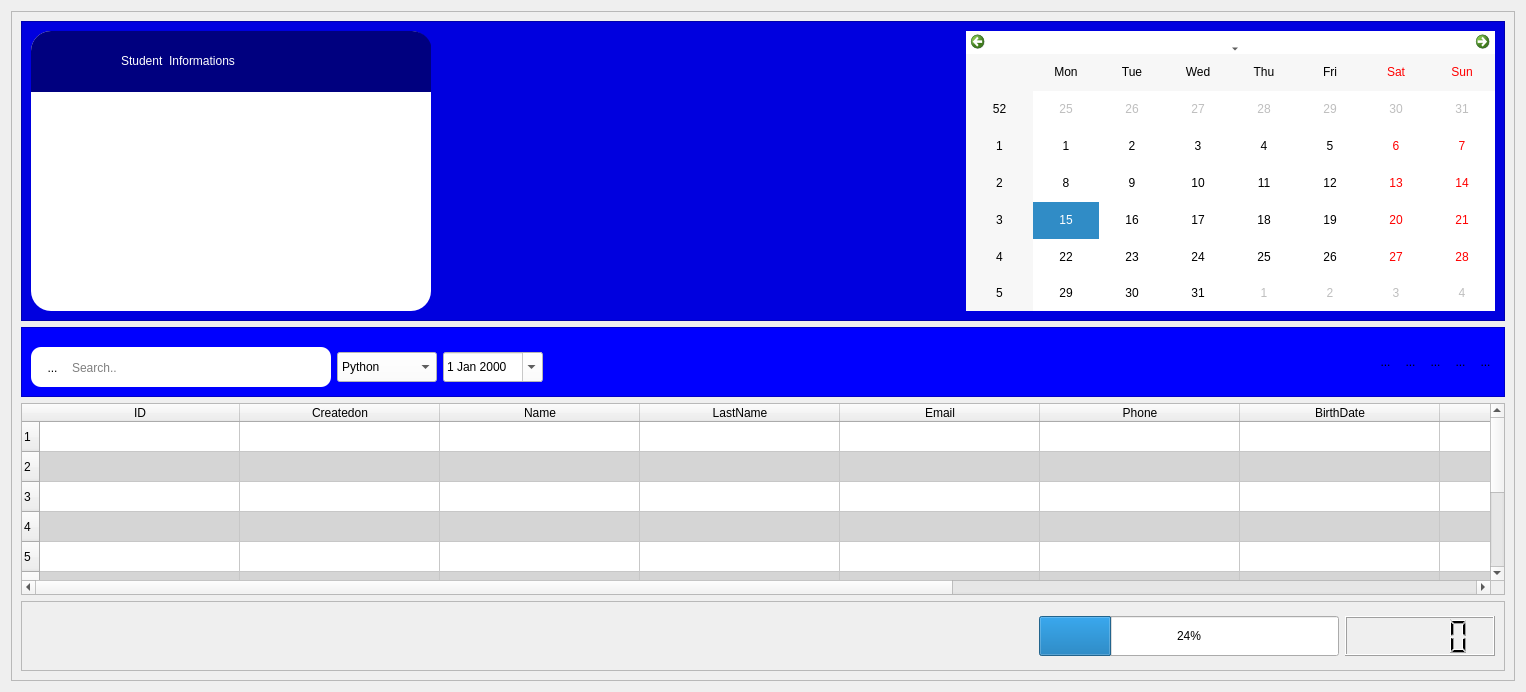
      <widget class="QWidget" name="page_2">
       <layout class="QGridLayout" name="gridLayout_5">
        <item row="1" column="0">
         <widget class="QFrame" name="frame">
          <property name="frameShape">
           <enum>QFrame::StyledPanel</enum>
          </property>
          <property name="frameShadow">
           <enum>QFrame::Raised</enum>
          </property>
          <layout class="QGridLayout" name="gridLayout_6">
           <item row="3" column="0">
            <widget class="QFrame" name="frame_5">
             <property name="minimumSize">
              <size>
               <width>80</width>
               <height>70</height>
              </size>
             </property>
             <property name="styleSheet">
              <string notr="true">background-color: rgb(0, 0, 255);</string>
             </property>
             <property name="frameShape">
              <enum>QFrame::StyledPanel</enum>
             </property>
             <property name="frameShadow">
              <enum>QFrame::Raised</enum>
             </property>
             <layout class="QGridLayout" name="gridLayout_7">
              <item row="0" column="1">
               <widget class="QComboBox" name="SearchTraining">
                <property name="minimumSize">
                 <size>
                  <width>100</width>
                  <height>30</height>
                 </size>
                </property>
                <property name="maximumSize">
                 <size>
                  <width>200</width>
                  <height>20</height>
                 </size>
                </property>
                <property name="styleSheet">
                 <string notr="true">background-color: rgb(255, 255, 255);</string>
                </property>
                <item>
                 <property name="text">
                  <string>Python</string>
                 </property>
                </item>
                <item>
                 <property name="text">
                  <string>Trading</string>
                 </property>
                </item>
                <item>
                 <property name="text">
                  <string>Arabic</string>
                 </property>
                </item>
                <item>
                 <property name="text">
                  <string>English</string>
                 </property>
                </item>
                <item>
                 <property name="text">
                  <string>Turkish</string>
                 </property>
                </item>
               </widget>
              </item>
              <item row="0" column="6">
               <widget class="QToolButton" name="toolButton_3">
                <property name="styleSheet">
                 <string notr="true">border:none;
border-radius:2px;</string>
                </property>
                <property name="text">
                 <string>...</string>
                </property>
                <property name="icon">
                 <iconset>
                  <normaloff>icons/icons8-compress-90.png</normaloff>icons/icons8-compress-90.png</iconset>
                </property>
               </widget>
              </item>
              <item row="0" column="4">
               <widget class="QToolButton" name="B_Ref">
                <property name="styleSheet">
                 <string notr="true">border:none;
border-radius:2px;</string>
                </property>
                <property name="text">
                 <string>...</string>
                </property>
                <property name="icon">
                 <iconset>
                  <normaloff>icons/icons8-rotate-90.png</normaloff>icons/icons8-rotate-90.png</iconset>
                </property>
               </widget>
              </item>
              <item row="0" column="0">
               <widget class="QFrame" name="frame_9">
                <property name="minimumSize">
                 <size>
                  <width>300</width>
                  <height>40</height>
                 </size>
                </property>
                <property name="maximumSize">
                 <size>
                  <width>350</width>
                  <height>30</height>
                 </size>
                </property>
                <property name="styleSheet">
                 <string notr="true">background-color: rgb(255, 255, 255);
border-radius:10px</string>
                </property>
                <property name="frameShape">
                 <enum>QFrame::StyledPanel</enum>
                </property>
                <property name="frameShadow">
                 <enum>QFrame::Raised</enum>
                </property>
                <widget class="QLineEdit" name="Ledit_search">
                 <property name="geometry">
                  <rect>
                   <x>39</x>
                   <y>11</y>
                   <width>250</width>
                   <height>20</height>
                  </rect>
                 </property>
                 <property name="minimumSize">
                  <size>
                   <width>250</width>
                   <height>20</height>
                  </size>
                 </property>
                 <property name="maximumSize">
                  <size>
                   <width>300</width>
                   <height>20</height>
                  </size>
                 </property>
                 <property name="styleSheet">
                  <string notr="true">border:none;</string>
                 </property>
                 <property name="placeholderText">
                  <string>Search..</string>
                 </property>
                 <property name="clearButtonEnabled">
                  <bool>true</bool>
                 </property>
                </widget>
                <widget class="QToolButton" name="B_search">
                 <property name="geometry">
                  <rect>
                   <x>11</x>
                   <y>11</y>
                   <width>21</width>
                   <height>20</height>
                  </rect>
                 </property>
                 <property name="minimumSize">
                  <size>
                   <width>20</width>
                   <height>20</height>
                  </size>
                 </property>
                 <property name="styleSheet">
                  <string notr="true">border:none;</string>
                 </property>
                 <property name="text">
                  <string>...</string>
                 </property>
                 <property name="icon">
                  <iconset>
                   <normaloff>icons/searchGray.png</normaloff>icons/searchGray.png</iconset>
                 </property>
                </widget>
               </widget>
              </item>
              <item row="0" column="5">
               <widget class="QToolButton" name="B_Del">
                <property name="styleSheet">
                 <string notr="true">border:none;
border-radius:2px;</string>
                </property>
                <property name="text">
                 <string>...</string>
                </property>
                <property name="icon">
                 <iconset>
                  <normaloff>icons/icons8-remove-30.png</normaloff>icons/icons8-remove-30.png</iconset>
                </property>
               </widget>
              </item>
              <item row="0" column="7">
               <widget class="QToolButton" name="toolButton_2">
                <property name="styleSheet">
                 <string notr="true">border:none;
border-radius:2px;</string>
                </property>
                <property name="text">
                 <string>...</string>
                </property>
                <property name="icon">
                 <iconset>
                  <normaloff>icons/icons8-enlarge-90.png</normaloff>icons/icons8-enlarge-90.png</iconset>
                </property>
               </widget>
              </item>
              <item row="0" column="3">
               <spacer name="horizontalSpacer">
                <property name="orientation">
                 <enum>Qt::Horizontal</enum>
                </property>
                <property name="sizeHint" stdset="0">
                 <size>
                  <width>613</width>
                  <height>20</height>
                 </size>
                </property>
               </spacer>
              </item>
              <item row="0" column="8">
               <widget class="QToolButton" name="GoTo">
                <property name="styleSheet">
                 <string notr="true">border:none;
border-radius:2px;</string>
                </property>
                <property name="text">
                 <string>...</string>
                </property>
                <property name="icon">
                 <iconset>
                  <normaloff>icons/add.png</normaloff>icons/add.png</iconset>
                </property>
               </widget>
              </item>
              <item row="0" column="2">
               <widget class="QDateEdit" name="SearchDate">
                <property name="minimumSize">
                 <size>
                  <width>100</width>
                  <height>30</height>
                 </size>
                </property>
                <property name="maximumSize">
                 <size>
                  <width>200</width>
                  <height>20</height>
                 </size>
                </property>
                <property name="styleSheet">
                 <string notr="true">background-color: rgb(255, 255, 255);</string>
                </property>
                <property name="buttonSymbols">
                 <enum>QAbstractSpinBox::UpDownArrows</enum>
                </property>
                <property name="calendarPopup">
                 <bool>true</bool>
                </property>
               </widget>
              </item>
             </layout>
            </widget>
           </item>
           <item row="2" column="0">
            <widget class="QFrame" name="frame_7">
             <property name="minimumSize">
              <size>
               <width>80</width>
               <height>300</height>
              </size>
             </property>
             <property name="styleSheet">
              <string notr="true">background-color: rgb(0, 0, 223);</string>
             </property>
             <property name="frameShape">
              <enum>QFrame::StyledPanel</enum>
             </property>
             <property name="frameShadow">
              <enum>QFrame::Raised</enum>
             </property>
             <layout class="QGridLayout" name="gridLayout_10">
              <item row="0" column="0">
               <widget class="QFrame" name="frame_6">
                <property name="minimumSize">
                 <size>
                  <width>400</width>
                  <height>261</height>
                 </size>
                </property>
                <property name="styleSheet">
                 <string notr="true">background-color: rgb(255, 255, 255);
border-radius:20px;
</string>
                </property>
                <property name="frameShape">
                 <enum>QFrame::StyledPanel</enum>
                </property>
                <property name="frameShadow">
                 <enum>QFrame::Raised</enum>
                </property>
                <widget class="QFrame" name="frame_8">
                 <property name="geometry">
                  <rect>
                   <x>0</x>
                   <y>0</y>
                   <width>401</width>
                   <height>61</height>
                  </rect>
                 </property>
                 <property name="styleSheet">
                  <string notr="true">border-Bottom-left-radius:0px;
border-Bottom-right-radius:0px;
background-color: rgb(0, 0, 127);</string>
                 </property>
                 <property name="frameShape">
                  <enum>QFrame::StyledPanel</enum>
                 </property>
                 <property name="frameShadow">
                  <enum>QFrame::Raised</enum>
                 </property>
                 <widget class="QLabel" name="label_8">
                  <property name="geometry">
                   <rect>
                    <x>90</x>
                    <y>20</y>
                    <width>201</width>
                    <height>20</height>
                   </rect>
                  </property>
                  <property name="styleSheet">
                   <string notr="true">color: rgb(255, 255, 255);
font: 8pt &quot;Ravie&quot;;</string>
                  </property>
                  <property name="text">
                   <string>Student  Informations</string>
                  </property>
                 </widget>
                </widget>
                <widget class="QLabel" name="label_7">
                 <property name="geometry">
                  <rect>
                   <x>10</x>
                   <y>100</y>
                   <width>121</width>
                   <height>121</height>
                  </rect>
                 </property>
                 <property name="text">
                  <string/>
                 </property>
                 <property name="pixmap">
                  <pixmap>icons/computer-icons-user-iconfinder-symbol-account-profile-icon-f7cdcb49bc8606162db8bc7290ec2cf6.png</pixmap>
                 </property>
                 <property name="scaledContents">
                  <bool>true</bool>
                 </property>
                </widget>
                <widget class="QPushButton" name="pushButton_6">
                 <property name="geometry">
                  <rect>
                   <x>10</x>
                   <y>100</y>
                   <width>121</width>
                   <height>121</height>
                  </rect>
                 </property>
                 <property name="styleSheet">
                  <string notr="true">background-color: rgb(0, 0, 0,0);</string>
                 </property>
                 <property name="text">
                  <string/>
                 </property>
                </widget>
               </widget>
              </item>
              <item row="0" column="1">
               <spacer name="horizontalSpacer_4">
                <property name="orientation">
                 <enum>Qt::Horizontal</enum>
                </property>
                <property name="sizeHint" stdset="0">
                 <size>
                  <width>273</width>
                  <height>20</height>
                 </size>
                </property>
               </spacer>
              </item>
              <item row="0" column="2">
               <widget class="QCalendarWidget" name="calendarWidget">
                <property name="styleSheet">
                 <string notr="true">background-color: rgb(255, 255, 255);</string>
                </property>
               </widget>
              </item>
             </layout>
            </widget>
           </item>
           <item row="4" column="0">
            <widget class="QTableWidget" name="tableWidget">
             <property name="styleSheet">
              <string notr="true">selection-background-color: rgb(161, 161, 161);
alternate-background-color: rgb(213, 213, 213);
selection-color: rgb(7, 2, 126);</string>
             </property>
             <property name="alternatingRowColors">
              <bool>true</bool>
             </property>
             <property name="rowCount">
              <number>10</number>
             </property>
             <attribute name="horizontalHeaderDefaultSectionSize">
              <number>200</number>
             </attribute>
             <row/>
             <row/>
             <row/>
             <row/>
             <row/>
             <row/>
             <row/>
             <row/>
             <row/>
             <row/>
             <column>
              <property name="text">
               <string>ID</string>
              </property>
             </column>
             <column>
              <property name="text">
               <string>Createdon</string>
              </property>
             </column>
             <column>
              <property name="text">
               <string>Name</string>
              </property>
             </column>
             <column>
              <property name="text">
               <string>LastName</string>
              </property>
             </column>
             <column>
              <property name="text">
               <string>Email</string>
              </property>
             </column>
             <column>
              <property name="text">
               <string>Phone</string>
              </property>
             </column>
             <column>
              <property name="text">
               <string>BirthDate</string>
              </property>
             </column>
             <column>
              <property name="text">
               <string>BirthPlace</string>
              </property>
             </column>
             <column>
              <property name="text">
               <string>Training</string>
              </property>
             </column>
             <column>
              <property name="text">
               <string>Groupe</string>
              </property>
             </column>
             <column>
              <property name="text">
               <string>Note</string>
              </property>
             </column>
            </widget>
           </item>
           <item row="5" column="0">
            <widget class="QFrame" name="frame_10">
             <property name="minimumSize">
              <size>
               <width>0</width>
               <height>70</height>
              </size>
             </property>
             <property name="frameShape">
              <enum>QFrame::StyledPanel</enum>
             </property>
             <property name="frameShadow">
              <enum>QFrame::Raised</enum>
             </property>
             <layout class="QGridLayout" name="gridLayout_9">
              <item row="0" column="2">
               <widget class="QLCDNumber" name="lcdNumber">
                <property name="minimumSize">
                 <size>
                  <width>150</width>
                  <height>0</height>
                 </size>
                </property>
               </widget>
              </item>
              <item row="0" column="0">
               <spacer name="horizontalSpacer_3">
                <property name="orientation">
                 <enum>Qt::Horizontal</enum>
                </property>
                <property name="sizeHint" stdset="0">
                 <size>
                  <width>1008</width>
                  <height>20</height>
                 </size>
                </property>
               </spacer>
              </item>
              <item row="0" column="1">
               <widget class="QProgressBar" name="progressBar">
                <property name="minimumSize">
                 <size>
                  <width>300</width>
                  <height>40</height>
                 </size>
                </property>
                <property name="value">
                 <number>24</number>
                </property>
               </widget>
              </item>
             </layout>
            </widget>
           </item>
          </layout>
         </widget>
        </item>
       </layout>
      </widget>
